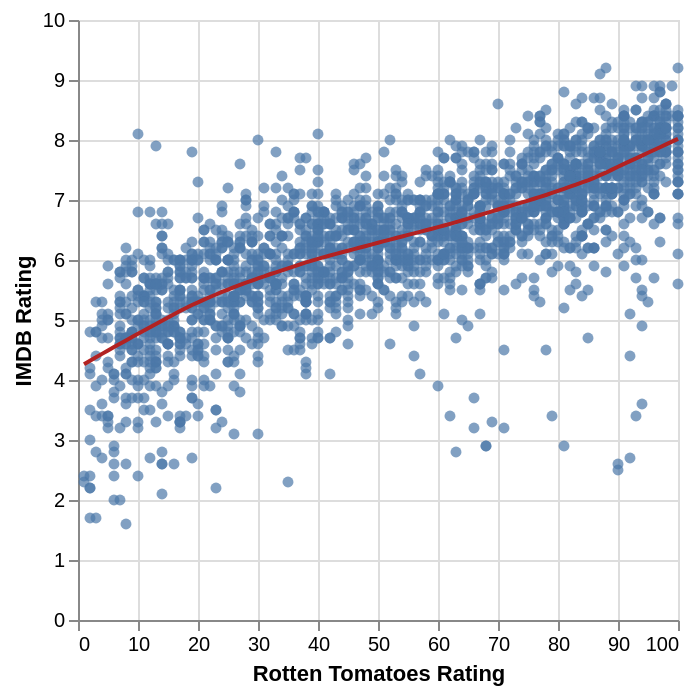

Source (Vega-Lite JSON):
### Vega-Lite specification from a JSON file in a GitHub repository (floating-point values rounded to 4 significant figures; data arrays with more than 128 entries replaced by an {"elided": "..."} marker saying what was removed)
{"$schema": "https://vega.github.io/schema/vega-lite/v4.json", "data": {"values": {"elided": "3201 records"}}, "layer": [{"mark": {"type": "point", "filled": true}, "encoding": {"x": {"field": "Rotten Tomatoes Rating", "type": "quantitative"}, "y": {"field": "IMDB Rating", "type": "quantitative"}}}, {"mark": {"type": "line", "color": "firebrick"}, "transform": [{"loess": "IMDB Rating", "on": "Rotten Tomatoes Rating"}], "encoding": {"x": {"field": "Rotten Tomatoes Rating", "type": "quantitative"}, "y": {"field": "IMDB Rating", "type": "quantitative"}}}]}
